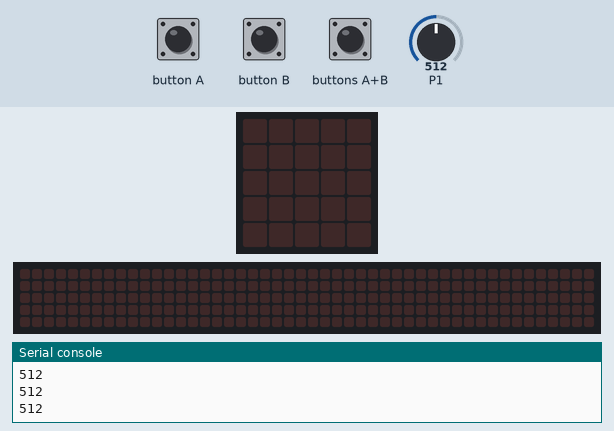
A program run on a simulated BBC micro:bit running MicroPython. Shown: the board's 5×5 LED display, a strip that is not on the board, showing the scrolling text unrolled, the last lines printed to the serial console. The inputs (shaded band) are chosen by the test bench; at power-on: P1 = 512 (analog values on the 0–1023 scale). The 48×5 strip is a reading aid, not a part: it shows the text the display is scrolling, unrolled, one strip-width of it at a time.

Above: at 1.2 s.
1.3 s: P1 set to 604
2.8 s: P1 set to 620
4.3 s: buttons A+B pressed for 0.15 s
At 4.39 s:
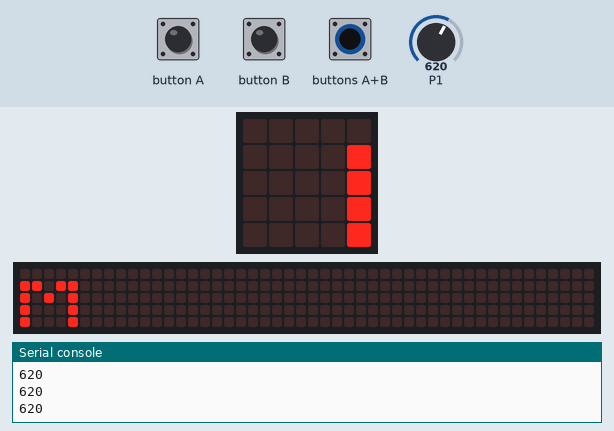
7.3 s: button A pressed for 0.15 s
At 7.39 s:
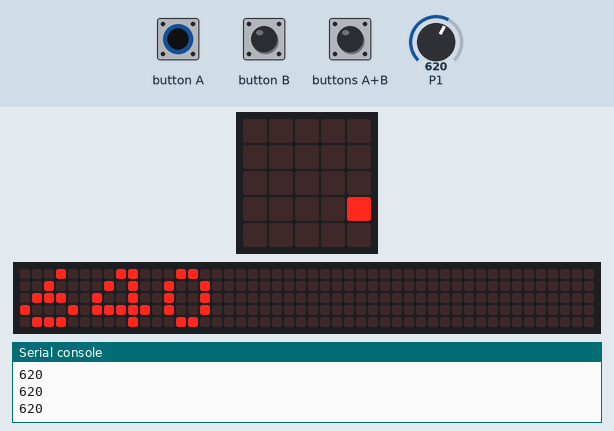
10.3 s: buttons A+B pressed for 1 s
At 10.64 s:
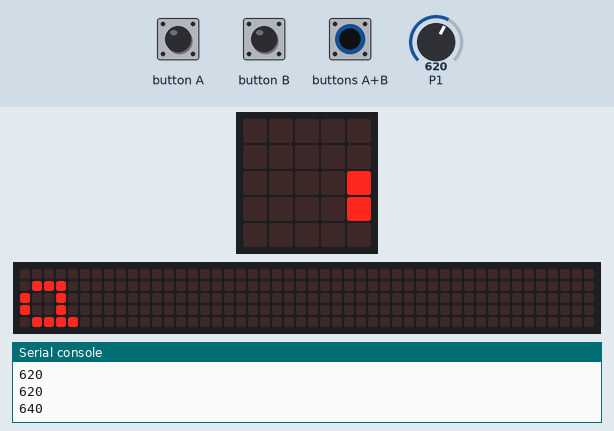
13.3 s: P1 set to 711
14.8 s: P1 set to 737
Timing chart, 0 to 17.3 s (numbered marks = the images above; inputs shaded):
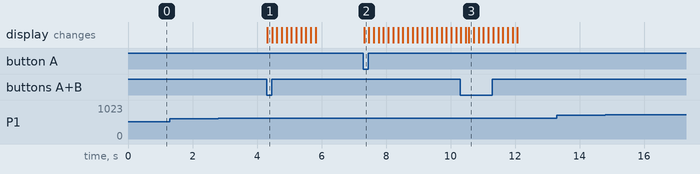

The program:

errorCheckTest.py
```python
from microbit import *

def errorCheck(value, lastValue):
    if abs(value-lastValue) > 100:
        display.scroll("eu")

    elif value > 750 or value < 200:
        display.scroll("eo")


value = pin1.read_analog()
toggle = True
while True:

    lastValue = value
    if toggle:
        if button_a.is_pressed() and button_b.is_pressed():
            toggle = False
            display.scroll("m")
        value = pin1.read_analog()
    else:
        if button_a.is_pressed() and button_b.is_pressed():
            toggle = True
            display.scroll("a")

        elif button_a.is_pressed():
            value+=20
            display.scroll(value)

        elif button_b.is_pressed():
            value-=20
            display.scroll(value)

    print(value)
    errorCheck(value, lastValue)
    sleep(100)
```

Measured:
- after the input at 4.3 s, the display: changes at once (image 1)
- after the input at 7.3 s, the display: changes at once (image 2)
- after the input at 10.3 s, the display: first differs from a run without the input after 0.27 s (image 3)
